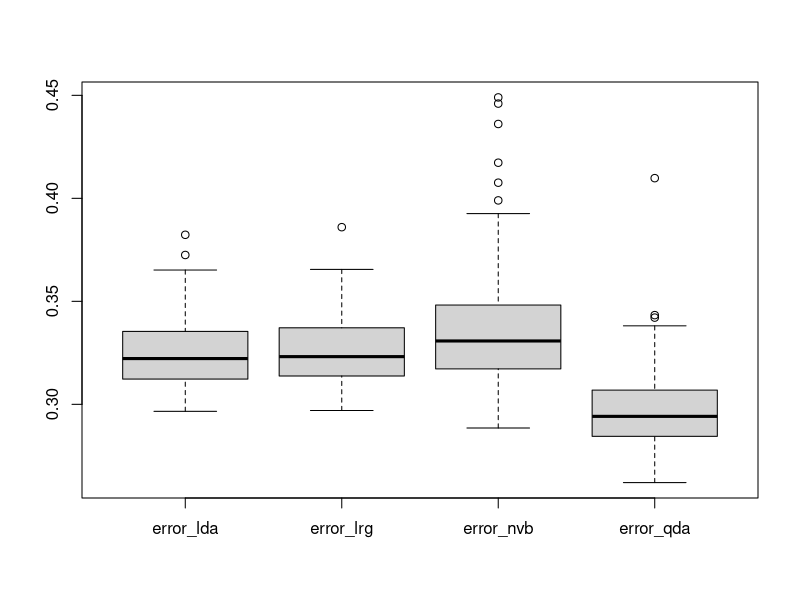

The R script that drew this image:
# Load required packages
library("MASS")
library("e1071")
library("class")

# Set seed for reproducibility
set.seed(42)

# Define function for generating data in Scenario 1
# (eps controls how hard the clf problem is)
generate_data_scenario_1 <- function(nsamples, eps)
{
  ndim = 2
  m0 = c(0, 0)
  s0 = rbind(c(1, 0), c(0, 2))
  z = matrix(rnorm(nsamples*ndim, mean=0, sd=1), nrow=nsamples, ncol=ndim)
  x0 = (z + m0) %*% chol(s0)
  m1 = eps * c(1, 1) / sqrt(2)
  s1 = s0
  z = matrix(rnorm(nsamples*ndim, mean=0, sd=1), nrow=nsamples, ncol=ndim)
  x1 = (z + m1) %*% chol(s1)
  X = rbind(x0, x1)
  y = c(rep(0, nsamples), rep(1, nsamples))
  df = data.frame(cbind(X, y))
  colnames(df) <- c('X1', 'X2', 'y')  
  return(df)
}

# Define function for generating data in Scenario 2
# (eps controls how hard the clf problem is)
generate_data_scenario_2 <- function(nsamples, eps)
{
  rho = -0.5
  ndim = 2
  m0 = c(0, 0)
  s0 = rbind(c(1, sqrt(2)*rho), c(sqrt(2)*rho, 2))
  z = matrix(rnorm(nsamples*ndim, mean=0, sd=1), nrow=nsamples, ncol=ndim)
  x0 = (z + m0) %*% chol(s0)
  m1 = eps * c(1, 1) / sqrt(2)
  s1 = rbind(c(1, sqrt(2)*rho), c(sqrt(2)*rho, 2))
  z = matrix(rnorm(nsamples*ndim, mean=0, sd=1), nrow=nsamples, ncol=ndim)
  x1 = (z + m1) %*% chol(s1)
  X = rbind(x0, x1)
  y = c(rep(0, nsamples), rep(1, nsamples))
  df = data.frame(cbind(X, y))
  colnames(df) <- c('X1', 'X2', 'y')  
  return(df)
}

# Define function for generating data in Scenario 3
# (eps controls how hard the clf problem is)
generate_data_scenario_3 <- function(nsamples, eps)
{
  rho = -0.5
  df = 10
  ndim = 2
  m0 = c(0, 0)
  s0 = rbind(c(1, sqrt(2)*rho), c(sqrt(2)*rho, 2))
  z = matrix(rt(nsamples*ndim, df=df), nrow=nsamples, ncol=ndim)
  x0 = (z + m0) %*% chol(s0)
  m1 = eps * c(1, 1) / sqrt(2)
  s1 = rbind(c(1, sqrt(2)*rho), c(sqrt(2)*rho, 2))
  z = matrix(rt(nsamples*ndim, df=df), nrow=nsamples, ncol=ndim)
  x1 = (z + m1) %*% chol(s1)
  X = rbind(x0, x1)
  y = c(rep(0, nsamples), rep(1, nsamples))
  df = data.frame(cbind(X, y))
  colnames(df) <- c('X1', 'X2', 'y')  
  return(df)
}

# Define function for generating data in Scenario 4
# (eps controls how hard the clf problem is)
generate_data_scenario_4 <- function(nsamples, eps)
{
  rho_0 = +0.5
  rho_1 = -0.5
  ndim = 2
  m0 = c(0, 0)
  s0 = rbind(c(1, sqrt(2)*rho_0), c(sqrt(2)*rho_0, 2))
  z = matrix(rnorm(nsamples*ndim, mean=0, sd=1), nrow=nsamples, ncol=ndim)
  x0 = (z + m0) %*% chol(s0)
  m1 = eps * c(1, 1) / sqrt(2)
  s1 = rbind(c(1, sqrt(2)*rho_1), c(sqrt(2)*rho_1, 2))
  z = matrix(rnorm(nsamples*ndim, mean=0, sd=1), nrow=nsamples, ncol=ndim)
  x1 = (z + m1) %*% chol(s1)
  X = rbind(x0, x1)
  y = c(rep(0, nsamples), rep(1, nsamples))
  df = data.frame(cbind(X, y))
  colnames(df) <- c('X1', 'X2', 'y')  
  return(df)
}

# Define function for generating data in Scenario 5
# (eps controls how hard the clf problem is)
generate_data_scenario_5 <- function(nsamples, eps)
{
  ndim = 2
  m0 = c(0, 0)
  s0 = rbind(c(2, 0), c(0, 4))
  z = matrix(rnorm(nsamples*ndim, mean=0, sd=1), nrow=nsamples, ncol=ndim)
  x0 = (z + m0) %*% chol(s0)
  m1 = eps * c(1, 1) / sqrt(2)
  s1 = rbind(c(5, 0), c(0, 2))
  z = matrix(rnorm(nsamples*ndim, mean=0, sd=1), nrow=nsamples, ncol=ndim)
  x1 = (z + m1) %*% chol(s1)
  X = rbind(x0, x1)
  y = c(rep(0, nsamples), rep(1, nsamples))
  df = data.frame(cbind(X, y))
  colnames(df) <- c('X1', 'X2', 'y')  
  return(df)
}

# choose scenario
generate_data = generate_data_scenario_4

# Decide the difficulty of the classification problem
eps = 1.25

# # Plot the data from the choosen scenario 
# df_plot = generate_data(nsamples=1000, eps=eps)
# X = df_plot[,1:2]
# y = df_plot[,3]
# plot(X, col='white', xlab="X1", ylab="X2")
# points(X[y == 0,], col='#1f77b4', pch=16)
# points(X[y == 1,], col='#ff7f0e', pch=16)

# Size of the training dataset
ntrain = 20
# Size of the test dataset
ntest = 5000
# How many repetitions to consider
nrzt = 100

# Run the loop
pb = txtProgressBar(min = 0, max = nrzt, initial = 0) 
error_lda <- c()
error_lrg <- c()
error_nvb <- c()
error_qda <- c()
for (i in 1:nrzt){

  # print(i)
  setTxtProgressBar(pb,i)

  # Generate training and test data
  df_train = generate_data(nsamples=ntrain, eps=eps)
  df_test = generate_data(nsamples=ntest, eps=eps)

  # LDA classification
  ldaclf = lda(y ~ ., data=df_train)
  y_pred_lda = predict(ldaclf, newdata=df_test)
  error_lda_i = sum(y_pred_lda$class != df_test[,3]) / (2*ntest)
  error_lda = c(error_lda, error_lda_i)

  # Logistic regression
  logregclf <- glm(y ~ ., data=df_train, family=binomial)
  y_pred_logreg <- predict.glm(logregclf, newdata=df_test, type="response")
  error_lrg_i = sum((y_pred_logreg > 0.5) != df_test[,3])/(2*ntest)
  error_lrg = c(error_lrg, error_lrg_i)

  # Gaussian naive Bayes
  naivclf <- naiveBayes(y ~ ., data=df_train)
  y_pred_naive <- predict(naivclf, newdata=df_test, type="raw")
  error_nvb_i = sum((y_pred_naive[,1] > 0.5) == df_test[,3]) / (2*ntest)
  error_nvb = c(error_nvb, error_nvb_i)

  # QDA classification
  qdaclf = qda(y ~ ., data=df_train)
  y_pred_qda = predict(qdaclf, newdata=df_test)
  error_qda_i = sum(y_pred_qda$class != df_test[,3]) / (2*ntest)
  error_qda = c(error_qda, error_qda_i)
}
close(pb)

df = data.frame(cbind(error_lda, error_lrg, error_nvb, error_qda))
boxplot(df)
